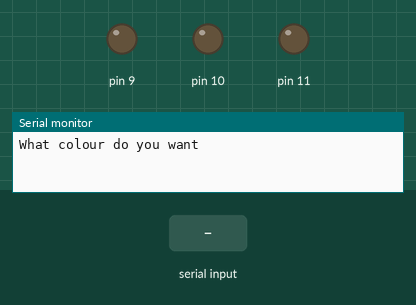
Recording of a sketch running on a simulated Arduino Uno, built with avr-gcc and run on an emulated ATmega328P. Shown: output pins drawn as LEDs (lit = HIGH), the last lines printed to the serial monitor. The inputs (shaded band) are chosen by the test bench.

Above: at 1.2 s.
1.3 s: "red" received over Serial
At 3.2 s:
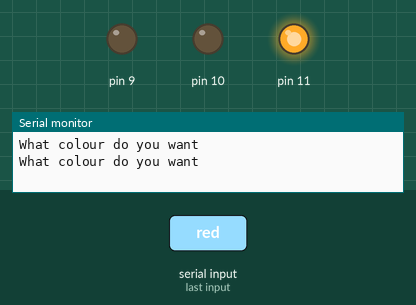
3.8 s: "green" received over Serial
At 5.1 s:
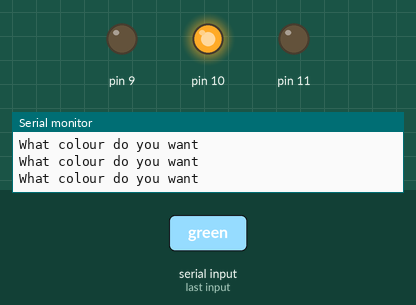
6.3 s: "blue" received over Serial
At 8.2 s:
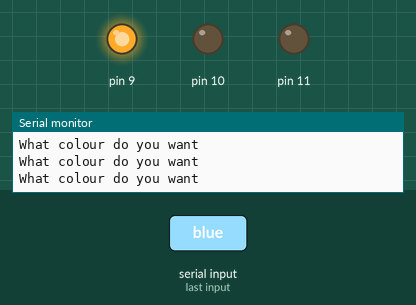
8.8 s: "pink" received over Serial
At 10.1 s:
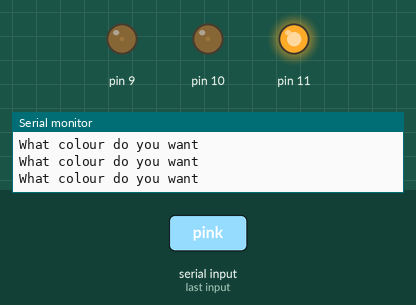
11.3 s: "yellow" received over Serial
At 13.3 s:
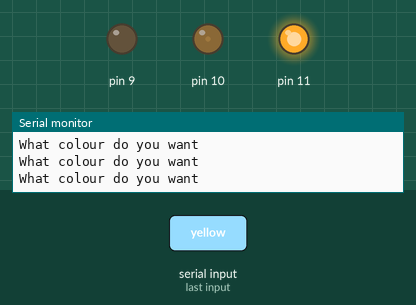
13.8 s: "cyan" received over Serial
At 15.2 s:
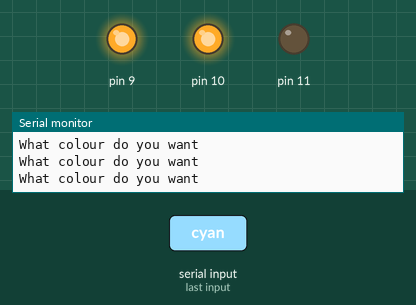
Timing chart, 0 to 16.8 s (numbered marks = the images above; inputs shaded):
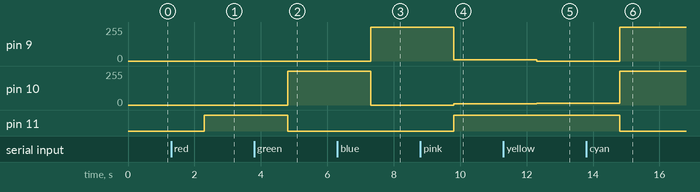

Measured:
- after the input at 1.3 s, pin 11: LOW → HIGH after 1.0 s
- after the input at 3.8 s, pin 10: 0/255 → 255/255 after 1.0 s; pin 11: HIGH → LOW after 1.0 s
- after the input at 6.3 s, pin 9: 0/255 → 255/255 after 1.0 s; pin 10: 255/255 → 0/255 after 1.0 s
- after the input at 8.8 s, pin 9: 255/255 → 10/255 after 1.0 s; pin 10: 0/255 → 10/255 after 1.0 s; pin 11: LOW → HIGH after 1.0 s
- after the input at 11.3 s, pin 9: 10/255 → 0/255 after 1.0 s; pin 10: 10/255 → 15/255 after 1.0 s
- after the input at 13.8 s, pin 9: 0/255 → 255/255 after 1.0 s; pin 10: 15/255 → 255/255 after 1.0 s; pin 11: HIGH → LOW after 1.0 s

The sketch:

UserChoiceColourSingleRGB.ino
```cpp
//single rgb changes colour as per user input
String color;
void setup()
{
  pinMode(11, OUTPUT);
  pinMode(10, OUTPUT);
  pinMode(9, OUTPUT);
  Serial.begin(9600);
}
void loop()
{
  Serial.println("What colour do you want");
  while (Serial.available() == 0)
  {}
  color = Serial.readString();

  if (color == "red")
  {
    analogWrite(11,255);
    digitalWrite(10, LOW);
    digitalWrite(9, LOW);
  }
  else if (color == "green")
  { digitalWrite(10, HIGH);
    digitalWrite(11, LOW);
    digitalWrite(9, LOW);
  }
  else if (color == "blue")
  { digitalWrite(9, HIGH);
    digitalWrite(10, LOW);
    digitalWrite(11, LOW);
  }
  else if(color=="pink")
  { analogWrite(11, 255);
    analogWrite(10, 10);
    analogWrite(9, 10);
  }

    else if(color=="yellow")
  { analogWrite(11, 255);
    analogWrite(10, 15);
    analogWrite(9, 0);
  }
  else if(color=="cyan")
  {
    analogWrite(11, 0);
    analogWrite(10, 255);
    analogWrite(9, 255);
  }
  else
  { digitalWrite(11, LOW);
    digitalWrite(10, LOW);
    digitalWrite(9, LOW);
  }
}
```
